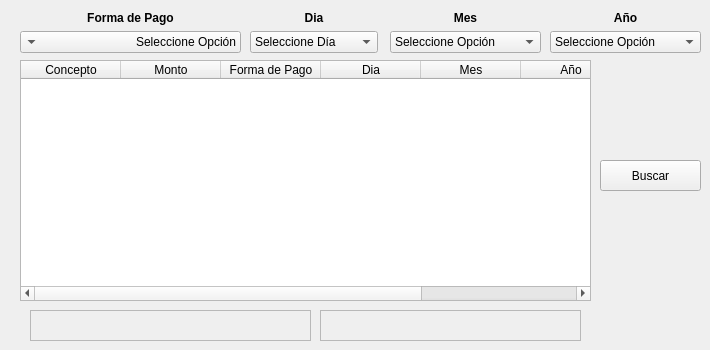
   <widget class="QWidget" name="tab_2">
    <attribute name="icon">
     <iconset>
      <activeon>:/icons/pix/oxygen/48x48/actions/view-pim-journal.png</activeon>
     </iconset>
    </attribute>
    <attribute name="title">
     <string>Historico Ventas</string>
    </attribute>
    <widget class="QTableWidget" name="tableVentas">
     <property name="geometry">
      <rect>
       <x>20</x>
       <y>60</y>
       <width>571</width>
       <height>241</height>
      </rect>
     </property>
     <column>
      <property name="text">
       <string>Concepto</string>
      </property>
      <property name="textAlignment">
       <set>AlignHCenter|AlignVCenter|AlignCenter</set>
      </property>
     </column>
     <column>
      <property name="text">
       <string>Monto</string>
      </property>
      <property name="textAlignment">
       <set>AlignHCenter|AlignVCenter|AlignCenter</set>
      </property>
     </column>
     <column>
      <property name="text">
       <string>Forma de Pago</string>
      </property>
      <property name="textAlignment">
       <set>AlignHCenter|AlignVCenter|AlignCenter</set>
      </property>
     </column>
     <column>
      <property name="text">
       <string>Dia</string>
      </property>
      <property name="textAlignment">
       <set>AlignHCenter|AlignVCenter|AlignCenter</set>
      </property>
     </column>
     <column>
      <property name="text">
       <string>Mes</string>
      </property>
      <property name="textAlignment">
       <set>AlignHCenter|AlignVCenter|AlignCenter</set>
      </property>
     </column>
     <column>
      <property name="text">
       <string>Año</string>
      </property>
      <property name="textAlignment">
       <set>AlignHCenter|AlignVCenter|AlignCenter</set>
      </property>
     </column>
     <column>
      <property name="text">
       <string>Observación</string>
      </property>
      <property name="textAlignment">
       <set>AlignHCenter|AlignVCenter|AlignCenter</set>
      </property>
     </column>
    </widget>
    <widget class="QLabel" name="mensajeVentas_2">
     <property name="geometry">
      <rect>
       <x>30</x>
       <y>310</y>
       <width>281</width>
       <height>31</height>
      </rect>
     </property>
     <property name="font">
      <font>
       <weight>75</weight>
       <bold>true</bold>
      </font>
     </property>
     <property name="frameShape">
      <enum>QFrame::StyledPanel</enum>
     </property>
     <property name="frameShadow">
      <enum>QFrame::Raised</enum>
     </property>
     <property name="text">
      <string/>
     </property>
     <property name="alignment">
      <set>Qt::AlignCenter</set>
     </property>
    </widget>
    <widget class="QWidget" name="layoutWidget_2">
     <property name="geometry">
      <rect>
       <x>20</x>
       <y>10</y>
       <width>221</width>
       <height>43</height>
      </rect>
     </property>
     <layout class="QVBoxLayout" name="verticalLayout_8">
      <item>
       <widget class="QLabel" name="label_7">
        <property name="font">
         <font>
          <weight>75</weight>
          <bold>true</bold>
         </font>
        </property>
        <property name="text">
         <string>Forma de Pago</string>
        </property>
        <property name="alignment">
         <set>Qt::AlignCenter</set>
        </property>
       </widget>
      </item>
      <item>
       <widget class="QComboBox" name="comboBoxFormaPago_2">
        <property name="layoutDirection">
         <enum>Qt::RightToLeft</enum>
        </property>
        <item>
         <property name="text">
          <string>Seleccione Opción</string>
         </property>
        </item>
        <item>
         <property name="text">
          <string>Efectivo</string>
         </property>
        </item>
        <item>
         <property name="text">
          <string>Tarjeta de Crédito</string>
         </property>
        </item>
        <item>
         <property name="text">
          <string>Débito</string>
         </property>
        </item>
       </widget>
      </item>
     </layout>
    </widget>
    <widget class="QPushButton" name="buscar">
     <property name="geometry">
      <rect>
       <x>600</x>
       <y>160</y>
       <width>101</width>
       <height>31</height>
      </rect>
     </property>
     <property name="text">
      <string>Buscar</string>
     </property>
     <property name="icon">
      <iconset>
       <activeon>:/icons/pix/oxygen/48x48/actions/zoom-next.png</activeon>
      </iconset>
     </property>
     <property name="iconSize">
      <size>
       <width>22</width>
       <height>22</height>
      </size>
     </property>
    </widget>
    <widget class="QLabel" name="mensajeVentas_3">
     <property name="geometry">
      <rect>
       <x>320</x>
       <y>310</y>
       <width>261</width>
       <height>31</height>
      </rect>
     </property>
     <property name="font">
      <font>
       <weight>75</weight>
       <bold>true</bold>
      </font>
     </property>
     <property name="frameShape">
      <enum>QFrame::StyledPanel</enum>
     </property>
     <property name="frameShadow">
      <enum>QFrame::Raised</enum>
     </property>
     <property name="text">
      <string/>
     </property>
     <property name="alignment">
      <set>Qt::AlignCenter</set>
     </property>
    </widget>
    <widget class="QWidget" name="layoutWidget">
     <property name="geometry">
      <rect>
       <x>390</x>
       <y>10</y>
       <width>151</width>
       <height>43</height>
      </rect>
     </property>
     <layout class="QVBoxLayout" name="verticalLayout_11">
      <item>
       <widget class="QLabel" name="label_9">
        <property name="font">
         <font>
          <weight>75</weight>
          <bold>true</bold>
         </font>
        </property>
        <property name="text">
         <string>Mes</string>
        </property>
        <property name="alignment">
         <set>Qt::AlignCenter</set>
        </property>
       </widget>
      </item>
      <item>
       <widget class="QComboBox" name="cBoxMes_2">
        <item>
         <property name="text">
          <string>Seleccione Opción</string>
         </property>
        </item>
        <item>
         <property name="text">
          <string>Enero</string>
         </property>
        </item>
        <item>
         <property name="text">
          <string>Febrero</string>
         </property>
        </item>
        <item>
         <property name="text">
          <string>Marzo</string>
         </property>
        </item>
        <item>
         <property name="text">
          <string>Abril</string>
         </property>
        </item>
        <item>
         <property name="text">
          <string>Mayo</string>
         </property>
        </item>
        <item>
         <property name="text">
          <string>Junio</string>
         </property>
        </item>
        <item>
         <property name="text">
          <string>Julio</string>
         </property>
        </item>
        <item>
         <property name="text">
          <string>Agosto</string>
         </property>
        </item>
        <item>
         <property name="text">
          <string>Septiembre</string>
         </property>
        </item>
        <item>
         <property name="text">
          <string>Octubre</string>
         </property>
        </item>
        <item>
         <property name="text">
          <string>Noviembre</string>
         </property>
        </item>
        <item>
         <property name="text">
          <string>Diciembre</string>
         </property>
        </item>
       </widget>
      </item>
     </layout>
    </widget>
    <widget class="QWidget" name="layoutWidget">
     <property name="geometry">
      <rect>
       <x>550</x>
       <y>10</y>
       <width>151</width>
       <height>43</height>
      </rect>
     </property>
     <layout class="QVBoxLayout" name="verticalLayout_12">
      <item>
       <widget class="QLabel" name="label_10">
        <property name="font">
         <font>
          <weight>75</weight>
          <bold>true</bold>
         </font>
        </property>
        <property name="text">
         <string>Año</string>
        </property>
        <property name="alignment">
         <set>Qt::AlignCenter</set>
        </property>
       </widget>
      </item>
      <item>
       <widget class="QComboBox" name="cBoxAnio_2">
        <item>
         <property name="text">
          <string>Seleccione Opción</string>
         </property>
        </item>
        <item>
         <property name="text">
          <string>2000</string>
         </property>
        </item>
        <item>
         <property name="text">
          <string>2001</string>
         </property>
        </item>
        <item>
         <property name="text">
          <string>2002</string>
         </property>
        </item>
        <item>
         <property name="text">
          <string>2003</string>
         </property>
        </item>
        <item>
         <property name="text">
          <string>2004</string>
         </property>
        </item>
        <item>
         <property name="text">
          <string>2005</string>
         </property>
        </item>
        <item>
         <property name="text">
          <string>2006</string>
         </property>
        </item>
        <item>
         <property name="text">
          <string>2007</string>
         </property>
        </item>
        <item>
         <property name="text">
          <string>2008</string>
         </property>
        </item>
        <item>
         <property name="text">
          <string>2009</string>
         </property>
        </item>
        <item>
         <property name="text">
          <string>2010</string>
         </property>
        </item>
        <item>
         <property name="text">
          <string>2011</string>
         </property>
        </item>
        <item>
         <property name="text">
          <string>2012</string>
         </property>
        </item>
        <item>
         <property name="text">
          <string>2013</string>
         </property>
        </item>
        <item>
         <property name="text">
          <string>2014</string>
         </property>
        </item>
        <item>
         <property name="text">
          <string>2015</string>
         </property>
        </item>
        <item>
         <property name="text">
          <string>2016</string>
         </property>
        </item>
        <item>
         <property name="text">
          <string>2017</string>
         </property>
        </item>
        <item>
         <property name="text">
          <string>2018</string>
         </property>
        </item>
        <item>
         <property name="text">
          <string>2019</string>
         </property>
        </item>
        <item>
         <property name="text">
          <string>2020</string>
         </property>
        </item>
        <item>
         <property name="text">
          <string>2021</string>
         </property>
        </item>
        <item>
         <property name="text">
          <string>2022</string>
         </property>
        </item>
        <item>
         <property name="text">
          <string>2023</string>
         </property>
        </item>
        <item>
         <property name="text">
          <string>2024</string>
         </property>
        </item>
        <item>
         <property name="text">
          <string>2025</string>
         </property>
        </item>
        <item>
         <property name="text">
          <string>2026</string>
         </property>
        </item>
        <item>
         <property name="text">
          <string>2027</string>
         </property>
        </item>
        <item>
         <property name="text">
          <string>2028</string>
         </property>
        </item>
        <item>
         <property name="text">
          <string>2029</string>
         </property>
        </item>
        <item>
         <property name="text">
          <string>2030</string>
         </property>
        </item>
        <item>
         <property name="text">
          <string>2031</string>
         </property>
        </item>
        <item>
         <property name="text">
          <string>2032</string>
         </property>
        </item>
        <item>
         <property name="text">
          <string>2033</string>
         </property>
        </item>
        <item>
         <property name="text">
          <string>2034</string>
         </property>
        </item>
        <item>
         <property name="text">
          <string>2035</string>
         </property>
        </item>
        <item>
         <property name="text">
          <string>2036</string>
         </property>
        </item>
        <item>
         <property name="text">
          <string>2037</string>
         </property>
        </item>
        <item>
         <property name="text">
          <string>2038</string>
         </property>
        </item>
        <item>
         <property name="text">
          <string>2039</string>
         </property>
        </item>
        <item>
         <property name="text">
          <string>2040</string>
         </property>
        </item>
        <item>
         <property name="text">
          <string>2041</string>
         </property>
        </item>
        <item>
         <property name="text">
          <string>2042</string>
         </property>
        </item>
        <item>
         <property name="text">
          <string>2043</string>
         </property>
        </item>
        <item>
         <property name="text">
          <string>2044</string>
         </property>
        </item>
        <item>
         <property name="text">
          <string>2045</string>
         </property>
        </item>
        <item>
         <property name="text">
          <string>2046</string>
         </property>
        </item>
        <item>
         <property name="text">
          <string>2047</string>
         </property>
        </item>
        <item>
         <property name="text">
          <string>2048</string>
         </property>
        </item>
        <item>
         <property name="text">
          <string>2049</string>
         </property>
        </item>
        <item>
         <property name="text">
          <string>2050</string>
         </property>
        </item>
        <item>
         <property name="text">
          <string>2051</string>
         </property>
        </item>
        <item>
         <property name="text">
          <string>2052</string>
         </property>
        </item>
        <item>
         <property name="text">
          <string>2053</string>
         </property>
        </item>
        <item>
         <property name="text">
          <string>2054</string>
         </property>
        </item>
        <item>
         <property name="text">
          <string>2055</string>
         </property>
        </item>
        <item>
         <property name="text">
          <string>2056</string>
         </property>
        </item>
        <item>
         <property name="text">
          <string>2057</string>
         </property>
        </item>
        <item>
         <property name="text">
          <string>2058</string>
         </property>
        </item>
        <item>
         <property name="text">
          <string>2059</string>
         </property>
        </item>
        <item>
         <property name="text">
          <string>2060</string>
         </property>
        </item>
        <item>
         <property name="text">
          <string>2061</string>
         </property>
        </item>
        <item>
         <property name="text">
          <string>2062</string>
         </property>
        </item>
        <item>
         <property name="text">
          <string>2063</string>
         </property>
        </item>
        <item>
         <property name="text">
          <string>2064</string>
         </property>
        </item>
        <item>
         <property name="text">
          <string>2065</string>
         </property>
        </item>
        <item>
         <property name="text">
          <string>2066</string>
         </property>
        </item>
        <item>
         <property name="text">
          <string>2067</string>
         </property>
        </item>
        <item>
         <property name="text">
          <string>2068</string>
         </property>
        </item>
        <item>
         <property name="text">
          <string>2069</string>
         </property>
        </item>
        <item>
         <property name="text">
          <string>2070</string>
         </property>
        </item>
        <item>
         <property name="text">
          <string>2071</string>
         </property>
        </item>
        <item>
         <property name="text">
          <string>2072</string>
         </property>
        </item>
        <item>
         <property name="text">
          <string>2073</string>
         </property>
        </item>
        <item>
         <property name="text">
          <string>2074</string>
         </property>
        </item>
        <item>
         <property name="text">
          <string>2075</string>
         </property>
        </item>
        <item>
         <property name="text">
          <string>2076</string>
         </property>
        </item>
        <item>
         <property name="text">
          <string>2077</string>
         </property>
        </item>
        <item>
         <property name="text">
          <string>2078</string>
         </property>
        </item>
        <item>
         <property name="text">
          <string>2079</string>
         </property>
        </item>
        <item>
         <property name="text">
          <string>2080</string>
         </property>
        </item>
        <item>
         <property name="text">
          <string>2081</string>
         </property>
        </item>
        <item>
         <property name="text">
          <string>2082</string>
         </property>
        </item>
        <item>
         <property name="text">
          <string>2083</string>
         </property>
        </item>
        <item>
         <property name="text">
          <string>2084</string>
         </property>
        </item>
        <item>
         <property name="text">
          <string>2085</string>
         </property>
        </item>
        <item>
         <property name="text">
          <string>2086</string>
         </property>
        </item>
        <item>
         <property name="text">
          <string>2087</string>
         </property>
        </item>
        <item>
         <property name="text">
          <string>2088</string>
         </property>
        </item>
        <item>
         <property name="text">
          <string>2089</string>
         </property>
        </item>
        <item>
         <property name="text">
          <string>2090</string>
         </property>
        </item>
        <item>
         <property name="text">
          <string>2091</string>
         </property>
        </item>
        <item>
         <property name="text">
          <string>2092</string>
         </property>
        </item>
        <item>
         <property name="text">
          <string>2093</string>
         </property>
        </item>
        <item>
         <property name="text">
          <string>2094</string>
         </property>
        </item>
        <item>
         <property name="text">
          <string>2095</string>
         </property>
        </item>
        <item>
         <property name="text">
          <string>2096</string>
         </property>
        </item>
        <item>
         <property name="text">
          <string>2097</string>
         </property>
        </item>
        <item>
         <property name="text">
          <string>2098</string>
         </property>
        </item>
        <item>
         <property name="text">
          <string>2099</string>
         </property>
        </item>
       </widget>
      </item>
     </layout>
    </widget>
    <widget class="QWidget" name="layoutWidget">
     <property name="geometry">
      <rect>
       <x>250</x>
       <y>10</y>
       <width>128</width>
       <height>43</height>
      </rect>
     </property>
     <layout class="QVBoxLayout" name="verticalLayout_10">
      <item>
       <widget class="QLabel" name="label_8">
        <property name="font">
         <font>
          <weight>75</weight>
          <bold>true</bold>
         </font>
        </property>
        <property name="text">
         <string>Dia</string>
        </property>
        <property name="alignment">
         <set>Qt::AlignCenter</set>
        </property>
       </widget>
      </item>
      <item>
       <widget class="QComboBox" name="cBoxDia_2">
        <item>
         <property name="text">
          <string>Seleccione Día</string>
         </property>
        </item>
        <item>
         <property name="text">
          <string>1</string>
         </property>
        </item>
        <item>
         <property name="text">
          <string>2</string>
         </property>
        </item>
        <item>
         <property name="text">
          <string>3</string>
         </property>
        </item>
        <item>
         <property name="text">
          <string>4</string>
         </property>
        </item>
        <item>
         <property name="text">
          <string>5</string>
         </property>
        </item>
        <item>
         <property name="text">
          <string>6</string>
         </property>
        </item>
        <item>
         <property name="text">
          <string>7</string>
         </property>
        </item>
        <item>
         <property name="text">
          <string>8</string>
         </property>
        </item>
        <item>
         <property name="text">
          <string>9</string>
         </property>
        </item>
        <item>
         <property name="text">
          <string>10</string>
         </property>
        </item>
        <item>
         <property name="text">
          <string>11</string>
         </property>
        </item>
        <item>
         <property name="text">
          <string>12</string>
         </property>
        </item>
        <item>
         <property name="text">
          <string>13</string>
         </property>
        </item>
        <item>
         <property name="text">
          <string>14</string>
         </property>
        </item>
        <item>
         <property name="text">
          <string>15</string>
         </property>
        </item>
        <item>
         <property name="text">
          <string>16</string>
         </property>
        </item>
        <item>
         <property name="text">
          <string>17</string>
         </property>
        </item>
        <item>
         <property name="text">
          <string>18</string>
         </property>
        </item>
        <item>
         <property name="text">
          <string>19</string>
         </property>
        </item>
        <item>
         <property name="text">
          <string>20</string>
         </property>
        </item>
        <item>
         <property name="text">
          <string>21</string>
         </property>
        </item>
        <item>
         <property name="text">
          <string>22</string>
         </property>
        </item>
        <item>
         <property name="text">
          <string>23</string>
         </property>
        </item>
        <item>
         <property name="text">
          <string>24</string>
         </property>
        </item>
        <item>
         <property name="text">
          <string>25</string>
         </property>
        </item>
        <item>
         <property name="text">
          <string>26</string>
         </property>
        </item>
        <item>
         <property name="text">
          <string>27</string>
         </property>
        </item>
        <item>
         <property name="text">
          <string>28</string>
         </property>
        </item>
        <item>
         <property name="text">
          <string>29</string>
         </property>
        </item>
        <item>
         <property name="text">
          <string>30</string>
         </property>
        </item>
        <item>
         <property name="text">
          <string>31</string>
         </property>
        </item>
       </widget>
      </item>
     </layout>
    </widget>
   </widget>
